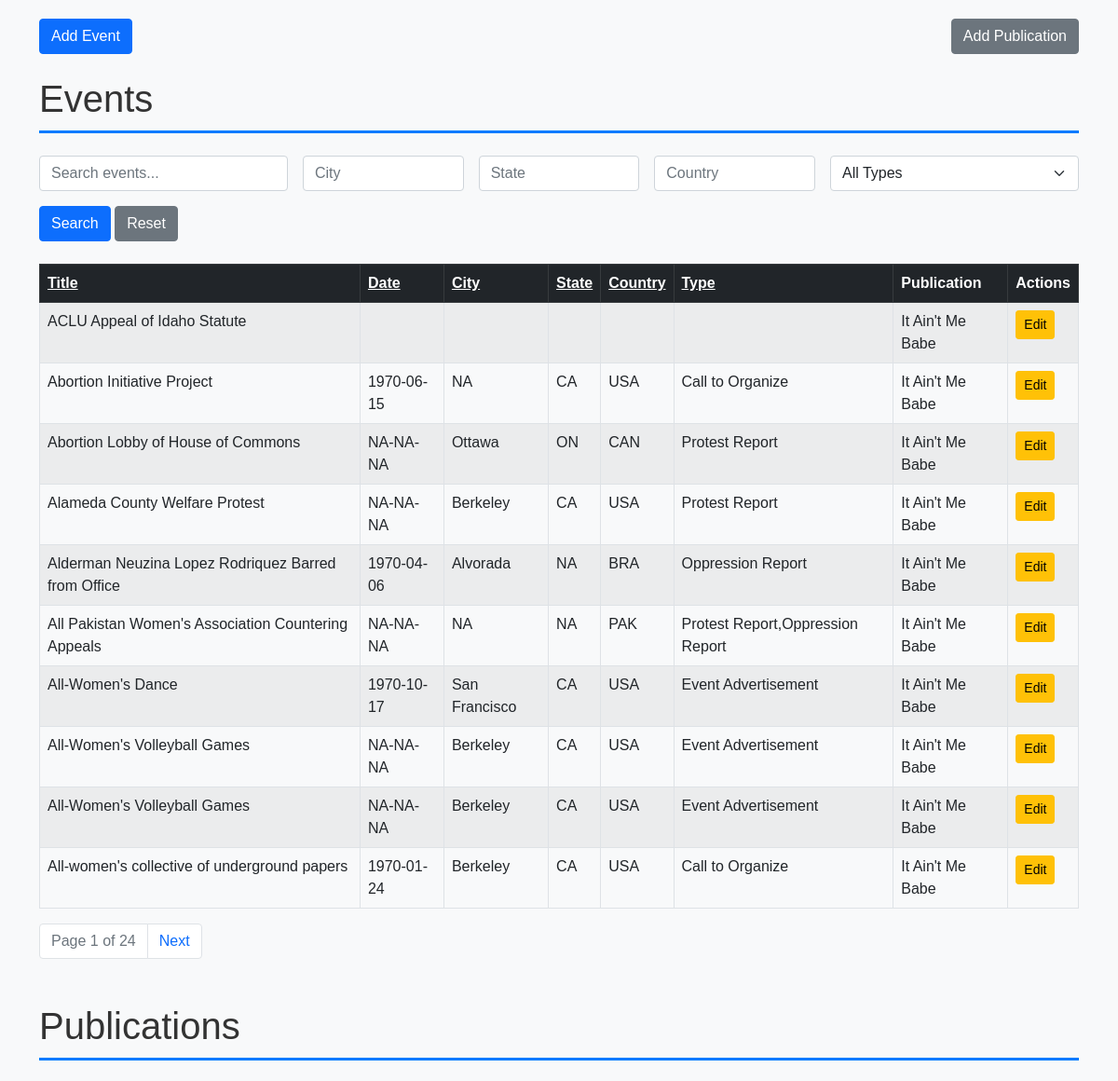
The app's page / (upper part), older data.
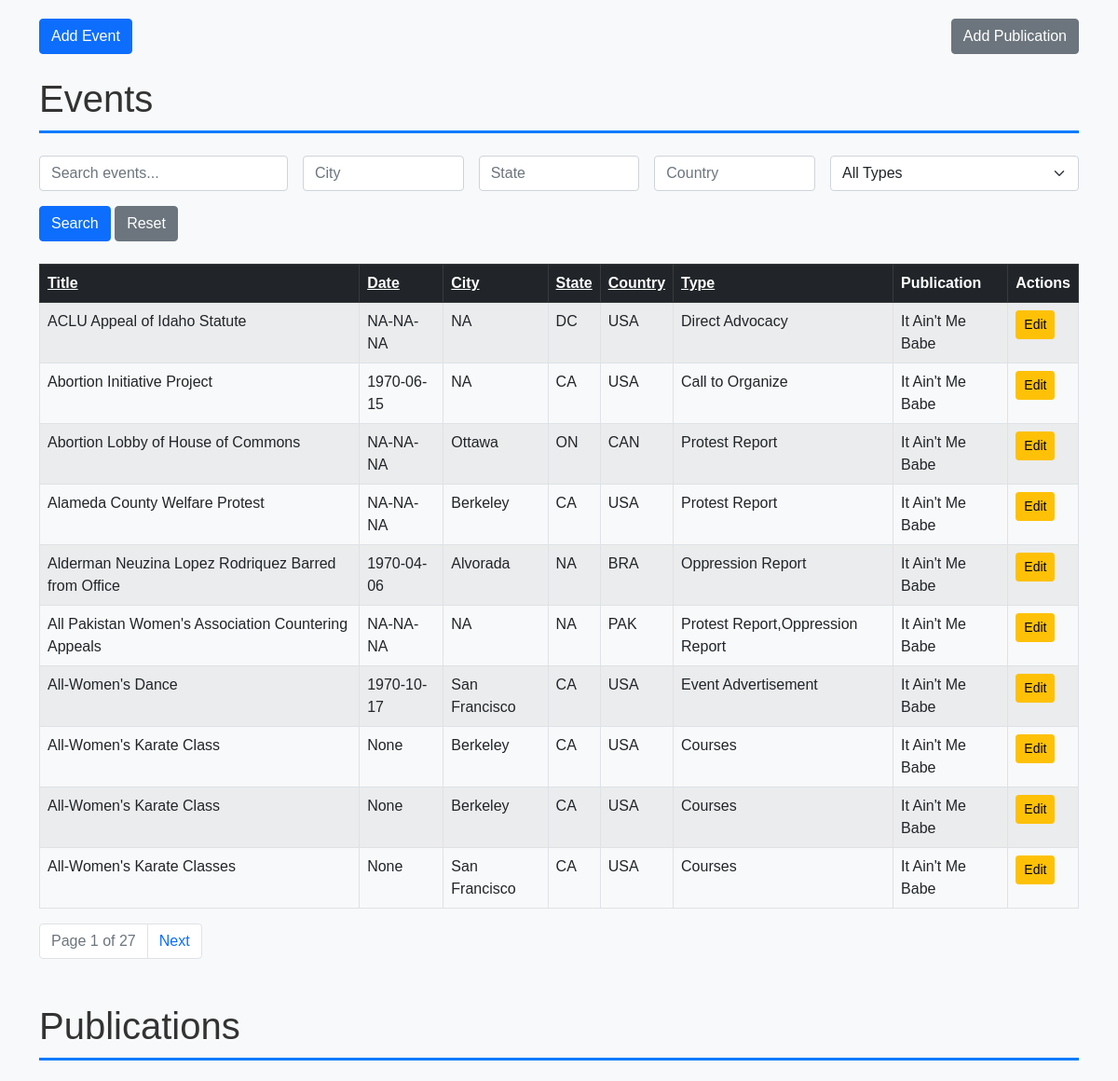
The same page, newer data.
### tables this page shows
CREATE TABLE events (
    event_id INTEGER PRIMARY KEY AUTOINCREMENT, -- Unique ID for each event
    event_title TEXT NOT NULL,                  -- Title of the event
    event_date DATE,                            -- Date of the event
    description TEXT,                           -- Description of the event
    city TEXT,                                  -- City where the event occurred
    state TEXT,                                 -- State where the event occurred
    country TEXT,                               -- Country where the event occurred
    location TEXT,                              -- Specific location of the event (e.g., venue name)
    address TEXT,                               -- Street address of the event
    event_type TEXT,                            -- Type of event (e.g., conference, workshop)
    publication_id INTEGER,                     -- Foreign key to publications table
    source_publication TEXT,                    -- Source publication for the event if reprinted
    FOREIGN KEY (publication_id) REFERENCES publications (pub_id)
);

CREATE TABLE publications (
    pub_id INTEGER PRIMARY KEY AUTOINCREMENT, -- Unique ID for each publication
    pub_title TEXT NOT NULL,                 -- Title of the publication
    volume INTEGER NOT NULL,                 -- Volume number
    issue_number INTEGER NOT NULL,           -- Issue number within the volume
    issue_date DATE,                         -- Full issue date (year, month, day)
    volume_title TEXT,                       -- Title of the volume (if applicable)
    author_org TEXT,                         -- Author or organization responsible for the publication
    location TEXT                            -- Location associated with the publication
);

### DatabaseFlask/app.py (the view)
@app.route('/')
def index():
    search = request.args.get('search', '').strip()
    sort_events = request.args.get('sort_events', 'event_title')  # Default sort for events
    order_events = request.args.get('order_events', 'asc')  # Default order for events
    page_events = int(request.args.get('page_events', 1))  # Current page for events
    per_page = 10  # Number of rows per page
    offset_events = (page_events - 1) * per_page
    sort_publications = request.args.get('sort_publications', 'pub_title')  # Default sort for publications
    order_publications = request.args.get('order_publications', 'asc')  # Default order for publications
    page_publications = int(request.args.get('page_publications', 1))  # Current page for publications
    offset_publications = (page_publications - 1) * per_page
    conn = get_db_connection()
    events_query = f'''
        SELECT e.event_id, e.event_title, e.event_date, e.city, e.state, e.country, e.event_type,
               e.description, e.location, e.address, e.source_publication,
               p.pub_title AS publication_title
        FROM events e
        LEFT JOIN publications p ON e.publication_id = p.pub_id
        WHERE e.event_title LIKE ?
        ORDER BY {sort_events} {order_events.upper()}
        LIMIT ? OFFSET ?
    '''
    events = conn.execute(events_query, (f"%{search}%", per_page, offset_events)).fetchall()
    total_events_query = '''
        SELECT COUNT(*) FROM events WHERE event_title LIKE ?
    '''
    total_events = conn.execute(total_events_query, (f"%{search}%",)).fetchone()[0]
    publications_query = f'''
        SELECT pub_id, pub_title, volume, issue_number, issue_date, author_org, location
        FROM publications
        ORDER BY {sort_publications} {order_publications.upper()}
        LIMIT ? OFFSET ?
    '''
    publications = conn.execute(publications_query, (per_page, offset_publications)).fetchall()
    total_publications_query = '''
        SELECT COUNT(*) FROM publications
    '''
    total_publications = conn.execute(total_publications_query).fetchone()[0]
    conn.close()
    total_pages_events = (total_events + per_page - 1) // per_page  # Round up division
    total_pages_publications = (total_publications + per_page - 1) // per_page
    return render_template(
        'index.html',
        events=events,
        publications=publications,
        page_events=page_events,
        total_pages_events=total_pages_events,
        page_publications=page_publications,
        total_pages_publications=total_pages_publications,
        search=search,
        sort_events=sort_events,
        order_events=order_events,
        sort_publications=sort_publications,
        order_publications=order_publications
    )

### DatabaseFlask/app.py (called while the page is built)
def get_db_connection():
    conn = sqlite3.connect(DB_PATH)
    conn.row_factory = sqlite3.Row  # This allows us to access columns by name like row['title']
    return conn

### DatabaseFlask/templates/index.html (shortened to what this page needs)
{% extends "base.html" %}
{% block content %}
<div class="d-flex justify-content-between mb-4">
    <a href="{{ url_for('add_event') }}" class="btn btn-primary">Add Event</a>
    <a href="{{ url_for('add_publication') }}" class="btn btn-secondary">Add Publication</a>
</div>
<h1 class="mb-4">Events</h1>
<form method="GET" action="{{ url_for('index') }}" class="mb-4">
    <div class="row g-3">
        <div class="col-md-3">
            <input type="text" name="search" class="form-control" placeholder="Search events..." value="{{ search }}">
        </div>
        <div class="col-md-2">
            <input type="text" name="city" class="form-control" placeholder="City" value="{{ request.args.get('city', '') }}">
        </div>
        <div class="col-md-2">
            <input type="text" name="state" class="form-control" placeholder="State" value="{{ request.args.get('state', '') }}">
        </div>
        <div class="col-md-2">
            <input type="text" name="country" class="form-control" placeholder="Country" value="{{ request.args.get('country', '') }}">
        </div>
        <div class="col-md-3">
            <select name="event_type" class="form-select">
                <option value="">All Types</option>
            </select>
        </div>
    </div>
    <div class="mt-3">
        <button type="submit" class="btn btn-primary">Search</button>
        <a href="{{ url_for('index') }}" class="btn btn-secondary">Reset</a>
    </div>
</form>
<table class="table table-striped table-bordered">
    <thead class="table-dark">
        <tr>
            <th><a href="{{ url_for('index', sort_events='event_title', order_events='asc' if order_events == 'desc' else 'desc', page_events=page_events) }}" class="text-white">Title</a></th>
            <th><a href="{{ url_for('index', sort_events='event_date', order_events='asc' if order_events == 'desc' else 'desc', page_events=page_events) }}" class="text-white">Date</a></th>
            <th><a href="{{ url_for('index', sort_events='city', order_events='asc' if order_events == 'desc' else 'desc', page_events=page_events) }}" class="text-white">City</a></th>
            <th><a href="{{ url_for('index', sort_events='state', order_events='asc' if order_events == 'desc' else 'desc', page_events=page_events) }}" class="text-white">State</a></th>
            <th><a href="{{ url_for('index', sort_events='country', order_events='asc' if order_events == 'desc' else 'desc', page_events=page_events) }}" class="text-white">Country</a></th>
            <th><a href="{{ url_for('index', sort_events='event_type', order_events='asc' if order_events == 'desc' else 'desc', page_events=page_events) }}" class="text-white">Type</a></th>
            <th>Publication</th>
            <th>Actions</th>
        </tr>
    </thead>
    <tbody>
        {% for event in events %}
        <tr>
            <td>{{ event.event_title }}</td>
            <td>{{ event.event_date }}</td>
            <td>{{ event.city }}</td>
            <td>{{ event.state }}</td>
            <td>{{ event.country }}</td>
            <td>{{ event.event_type }}</td>
            <td>{{ event.publication_title }}</td>
            <td>
                <a href="{{ url_for('edit_record', record_type='event', record_id=event.event_id) }}" class="btn btn-sm btn-warning">Edit</a>
            </td>
        </tr>
        {% endfor %}
    </tbody>
</table>
<nav>
    <ul class="pagination">
        <li class="page-item disabled">
            <span class="page-link">Page {{ page_events }} of {{ total_pages_events }}</span>
        </li>
        {% if page_events < total_pages_events %}
        <li class="page-item">
            <a href="{{ url_for('index', page_events=page_events+1, sort_events=sort_events, order_events=order_events) }}" class="page-link">Next</a>
        </li>
        {% endif %}
    </ul>
</nav>
<h1 class="mt-5 mb-4">Publications</h1>
{% endblock %}

### DatabaseFlask/templates/base.html (shortened to what this page needs)
<!DOCTYPE html>
<html lang="en">
<head>
    <link href="https://cdn.jsdelivr.net/npm/bootstrap@5.0.2/dist/css/bootstrap.min.css" rel="stylesheet">
</head>
<body>
    <div class="container">
        {% block content %}{% endblock %}
    </div>
</body>
</html>

### DatabaseFlask/templates/base.html (style rules this page uses)
body { font-family: Arial, sans-serif; background-color: #f8f9fa; }
.container { margin-top: 20px; }
h1 { color: #333; border-bottom: 3px solid #007bff; padding-bottom: 10px; }

Row changes from the older to the newer data that the page shows:
no longer on this page (row unchanged): events: event_title "All-Women's Volleyball Games", event_date "NA-NA-NA", city "Berkeley", state "CA", country "USA", event_type "Event Advertisement", publication_title "It Ain't Me Babe"
no longer on this page (row unchanged): events: event_title "All-Women's Volleyball Games", event_date "NA-NA-NA", city "Berkeley", state "CA", country "USA", event_type "Event Advertisement", publication_title "It Ain't Me Babe"
no longer on this page (row unchanged): events: event_title "All-women's collective of underground papers", event_date "1970-01-24", city "Berkeley", state "CA", country "USA", event_type "Call to Organize", publication_title "It Ain't Me Babe"
changed events "ACLU Appeal of Idaho Statute": event_date (not shown) → "NA-NA-NA"; city (not shown) → "NA"; state (not shown) → "DC"; country (not shown) → "USA"; event_type (not shown) → "Direct Advocacy"
added events: event_title "All-Women's Karate Class", event_date "None", city "Berkeley", state "CA", country "USA", event_type "Courses", publication_title "It Ain't Me Babe"
added events: event_title "All-Women's Karate Class", event_date "None", city "Berkeley", state "CA", country "USA", event_type "Courses", publication_title "It Ain't Me Babe"
added events: event_title "All-Women's Karate Classes", event_date "None", city "San Francisco", state "CA", country "USA", event_type "Courses", publication_title "It Ain't Me Babe"
Text that changed along with them:
{{ total_pages_events }}: "24" → "27"
